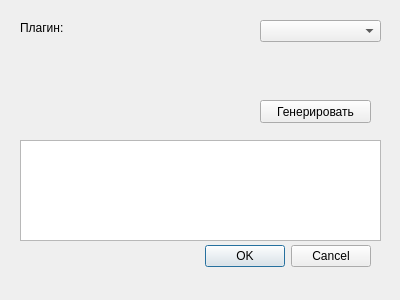
<?xml version="1.0" encoding="UTF-8"?>
<ui version="4.0">
 <class>WidgetGenerationScript</class>
 <widget class="QDialog" name="WidgetGenerationScript">
  <property name="windowModality">
   <enum>Qt::ApplicationModal</enum>
  </property>
  <property name="geometry">
   <rect>
    <x>0</x>
    <y>0</y>
    <width>400</width>
    <height>300</height>
   </rect>
  </property>
  <property name="windowTitle">
   <string>Окно генерации скрипта</string>
  </property>
  <widget class="QDialogButtonBox" name="buttonBox">
   <property name="geometry">
    <rect>
     <x>30</x>
     <y>240</y>
     <width>341</width>
     <height>32</height>
    </rect>
   </property>
   <property name="orientation">
    <enum>Qt::Horizontal</enum>
   </property>
   <property name="standardButtons">
    <set>QDialogButtonBox::Cancel|QDialogButtonBox::Ok</set>
   </property>
  </widget>
  <widget class="QComboBox" name="comboBoxPlugin">
   <property name="geometry">
    <rect>
     <x>260</x>
     <y>20</y>
     <width>121</width>
     <height>22</height>
    </rect>
   </property>
  </widget>
  <widget class="QLabel" name="label">
   <property name="geometry">
    <rect>
     <x>20</x>
     <y>20</y>
     <width>61</width>
     <height>16</height>
    </rect>
   </property>
   <property name="text">
    <string>Плагин:</string>
   </property>
  </widget>
  <widget class="QTextEdit" name="textEdit">
   <property name="geometry">
    <rect>
     <x>20</x>
     <y>140</y>
     <width>361</width>
     <height>101</height>
    </rect>
   </property>
  </widget>
  <widget class="QPushButton" name="pushButtonGenerate">
   <property name="geometry">
    <rect>
     <x>260</x>
     <y>100</y>
     <width>111</width>
     <height>23</height>
    </rect>
   </property>
   <property name="text">
    <string>Генерировать</string>
   </property>
  </widget>
 </widget>
 <resources/>
 <connections>
  <connection>
   <sender>buttonBox</sender>
   <signal>accepted()</signal>
   <receiver>WidgetGenerationScript</receiver>
   <slot>accept()</slot>
   <hints>
    <hint type="sourcelabel">
     <x>248</x>
     <y>254</y>
    </hint>
    <hint type="destinationlabel">
     <x>157</x>
     <y>274</y>
    </hint>
   </hints>
  </connection>
  <connection>
   <sender>buttonBox</sender>
   <signal>rejected()</signal>
   <receiver>WidgetGenerationScript</receiver>
   <slot>reject()</slot>
   <hints>
    <hint type="sourcelabel">
     <x>316</x>
     <y>260</y>
    </hint>
    <hint type="destinationlabel">
     <x>286</x>
     <y>274</y>
    </hint>
   </hints>
  </connection>
 </connections>
</ui>
